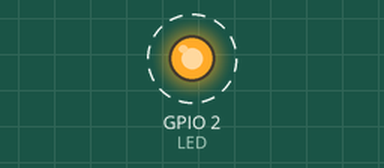
A program run on a simulated ESP32. On the bench: output pins drawn as LEDs (lit = HIGH). Dashed ring = blinking. What the program prints to the serial monitor is not drawn.

Above: at 1.2 s.
Timing chart, 0 to 4.6 s (numbered marks = the images above):
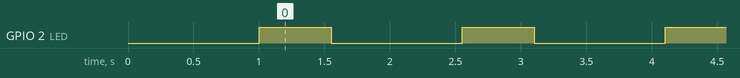

Measured:
- by itself, GPIO 2 (LED): alternates HIGH for 0.55 s and LOW for 1.0 s

The program:

main.cpp
```cpp
// 3.2.2 Light Sleep Mode - Consumption
// Memes parametres qu'en mode normal, mais la carte dort au lieu d'attendre.
// Le light sleep conserve la RAM et l'etat : l'execution REPREND apres
// esp_light_sleep_start(), elle ne redemarre pas. C'est pour cela que tout
// tient dans loop(), contrairement au deep sleep.
// Capture correspondante : captures/light_sleep.csv (20,48 mA sur 3 cycles complets ;
// phases de sommeil mesurees a 1450,00 ms de moyenne pour 1450 ms demandees).

#include <Arduino.h>
#include <esp_sleep.h>

#define PREFIX "[Binome 11 - SALOMON & VOISSIER] "

const int LED = LED_BUILTIN;              // GPIO 2
const unsigned long T_ON = 550;           // 50 x N, avec N = 11
const unsigned long PERIODE = 2000;
const uint64_t T_SOMMEIL_US = (PERIODE - T_ON) * 1000ULL;   // 1 450 000 us

void setup() {
    Serial.begin(115200);
    delay(1000);
    pinMode(LED, OUTPUT);
    Serial.println(PREFIX "Light sleep : 550 ms actif, 1450 ms de sommeil");
}

void loop() {
    digitalWrite(LED, HIGH);
    delay(T_ON);
    digitalWrite(LED, LOW);

    Serial.flush();                       // vider l'UART avant de couper l'horloge
    esp_sleep_enable_timer_wakeup(T_SOMMEIL_US);
    esp_light_sleep_start();              // reprend ici au reveil
}
```
